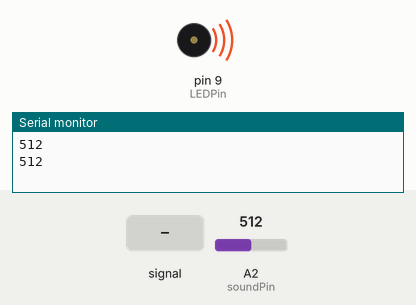
Recording of a sketch running on a simulated Arduino Uno, built with avr-gcc and run on an emulated ATmega328P. Shown: buzzer (waves = sounding), the last lines printed to the serial monitor. Inputs (shaded band) come from the test bench; at power-on: A2 (soundPin) = 512.

Above: at 1.8 s.
1.9 s: A2 (soundPin) set to 314
3.4 s: A2 (soundPin) set to 292
At 4.8 s:
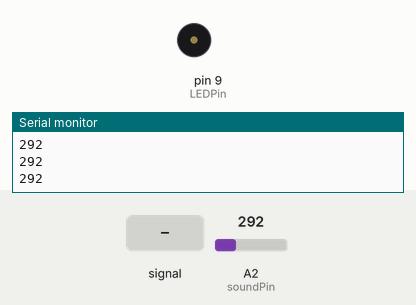
5.5 s: A2 (soundPin) fed a 1000 Hz sine of ±255 counts around its level
At 6.5 s:
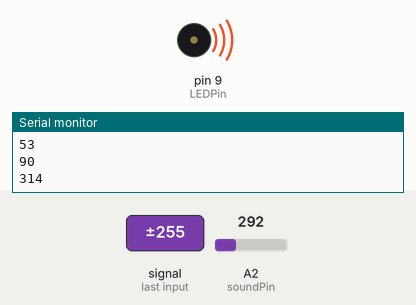
9.6 s: A2 (soundPin) set to 306
11.1 s: A2 (soundPin) set to 290
At 12.4 s:
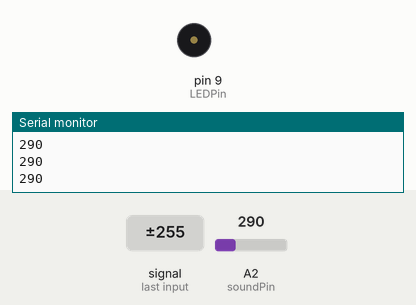
Timing chart, 0 to 14.0 s (numbered marks = the images above; inputs shaded):
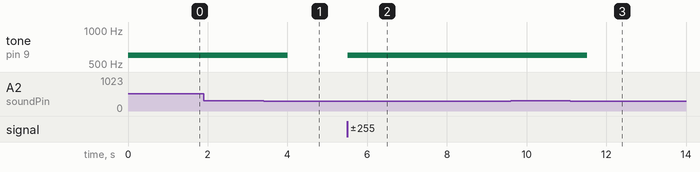

The sketch:

CLAP-SWITCH.ino
```cpp
int soundPin=A2;
int LEDPin=9;
int threshold=300;

void setup() {
  // put your setup code here, to run once:
  Serial.begin(9600);
  pinMode(soundPin,INPUT);
  pinMode(LEDPin,OUTPUT);
}

void loop() {
  // put your main code here, to run repeatedly:
  int ss=analogRead(soundPin);
  Serial.println(ss);
  if (ss>=threshold)
  {
    digitalWrite(LEDPin,HIGH);
    tone(LEDPin,600);
    delay(1000);
  }
  else
  {
    digitalWrite(LEDPin,LOW);
    noTone(LEDPin);
  }
}
```

Measured:
- the behaviour switches between 300 and 299 on A2 (soundPin) (found by bisection; images 0 and 1)
- after the input at 3.4 s, tone on pin 9 (LEDPin): 600 Hz → silent after 0.60 s
- after the input at 5.5 s, tone on pin 9 (LEDPin): silent → 600 Hz at once
- after the input at 11.1 s, tone on pin 9 (LEDPin): 600 Hz → silent after 0.42 s
